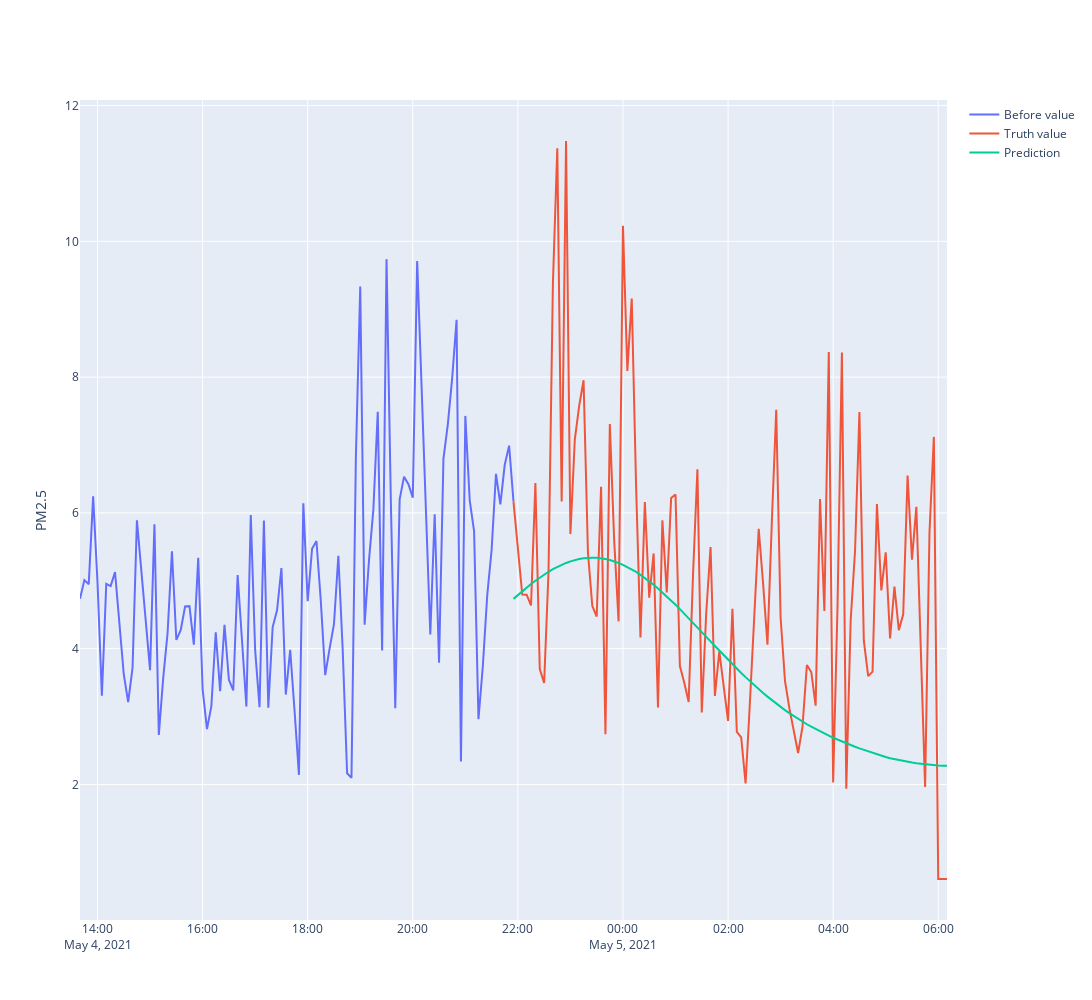

Here is the notebook cell this chart was saved with:
### Code cell
fig = go.Figure()
fig.add_trace(go.Scatter(x=list(df_display["ds"])[-SPLIT_INDEX_TEST:], y=df_display["y"][-SPLIT_INDEX_TEST:],
                    mode='lines',
                    name='Before value'))
fig.add_trace(go.Scatter(x=list(df_test["ds"]), y=df_test["y"],
                    mode='lines',
                    name='Truth value'))
fig.add_trace(go.Scatter(x=list(df_test["ds"]), y=forecast["yhat"],
                    mode='lines',
                    name='Prediction'))
fig.update_layout(width=1920, height=1000, yaxis_title="PM2.5")

fig.show()
